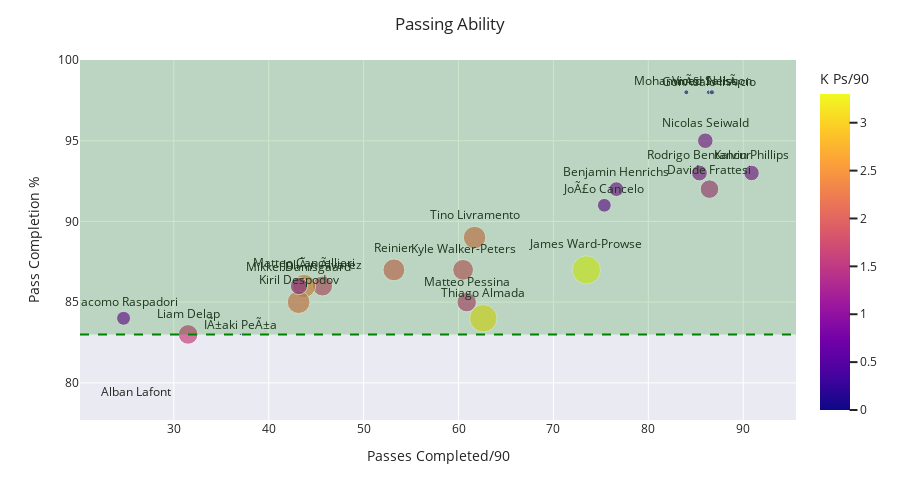

The notebook cell saved with this chart:
### Code cell
#Analysing Passing ability
fig = px.scatter(df, x="Ps C/90", y="Pas %", text="Name", log_x=False, size_max=20, color='K Ps/90',size= 'K Ps/90')
fig.update_traces(textposition='top center')
fig.update_layout(height=500)
fig.update_xaxes(title_text='Passes Completed/90')
fig.update_yaxes(title_text='Pass Completion %')
fig.add_hline(y=83, opacity=1, line_width=2, line_dash='dash', line_color='green')
fig.add_hrect(y0=83, y1=100, line_width=0, fillcolor="green", opacity=0.2)
for template in ["seaborn"]:
    fig.update_layout(template=template, title="Passing Ability")
fig.show()

### Figure 1 — Plotly figure (JSON) as saved in the notebook; plotly's stock layout.template omitted (floating-point values rounded to 4 significant figures)
{"data": [{"hovertemplate": "Ps C/90=%{x}<br>Pas %=%{y}<br>K Ps/90=%{marker.color}<br>Name=%{text}<extra></extra>", "legendgroup": "", "marker": {"color": [1.56, 2.09, 3.11, 0.08, 0.78, 1.66, 1.04, 0.1, 3.3, 1.98, 1.78, 0.9, 0.02, 0, 0.99, 0.11, 1.42, 1, 2.26, 0.8, 2.13, 1.6, 1.22], "coloraxis": "coloraxis", "size": [1.56, 2.09, 3.11, 0.08, 0.78, 1.66, 1.04, 0.1, 3.3, 1.98, 1.78, 0.9, 0.02, 0, 0.99, 0.11, 1.42, 1, 2.26, 0.8, 2.13, 1.6, 1.22], "sizemode": "area", "sizeref": 0.00825, "symbol": "circle"}, "mode": "markers+text", "name": "", "orientation": "v", "showlegend": false, "text": ["Matteo Pessina", "Tino Livramento", "Thiago Almada", "GonÃ§alo InÃ¡cio", "JoÃ£o Cancelo", "JuliÃ¡n Ãlvarez", "Rodrigo Bentancur", "Mohammed Salisu", "James Ward-Prowse", "Reinier", "Kyle Walker-Peters", "Benjamin Henrichs", "IÃ±aki PeÃ±a", "Alban Lafont", "Kalvin Phillips", "Victor Nelsson", "Davide Frattesi", "Nicolas Seiwald", "Matteo Cancellieri", "Giacomo Raspadori", "Kiril Despodov", "Liam Delap", "Mikkel Damsgaard"], "textposition": "top center", "type": "scatter", "x": [60.86, 61.69, 62.61, 86.34, 75.36, 45.67, 85.38, 84, 73.47, 53.19, 60.48, 76.63, 37.03, 26, 90.87, 86.69, 86.44, 86, 43.72, 24.71, 43.15, 31.51, 43.18], "xaxis": "x", "y": [85, 89, 84, 98, 91, 86, 93, 98, 87, 87, 87, 92, 83, 79, 93, 98, 92, 95, 86, 84, 85, 83, 86], "yaxis": "y"}], "layout": {"coloraxis": {"colorbar": {"title": {"text": "K Ps/90"}}, "colorscale": [[0, "#0d0887"], [0.1111, "#46039f"], [0.2222, "#7201a8"], [0.3333, "#9c179e"], [0.4444, "#bd3786"], [0.5556, "#d8576b"], [0.6667, "#ed7953"], [0.7778, "#fb9f3a"], [0.8889, "#fdca26"], [1, "#f0f921"]]}, "height": 500, "legend": {"itemsizing": "constant", "tracegroupgap": 0}, "margin": {"t": 60}, "shapes": [{"line": {"color": "green", "dash": "dash", "width": 2}, "opacity": 1, "type": "line", "x0": 0, "x1": 1, "xref": "x domain", "y0": 83, "y1": 83, "yref": "y"}, {"fillcolor": "green", "line": {"width": 0}, "opacity": 0.2, "type": "rect", "x0": 0, "x1": 1, "xref": "x domain", "y0": 83, "y1": 100, "yref": "y"}], "title": {"text": "Passing Ability"}, "xaxis": {"anchor": "y", "domain": [0, 1], "title": {"text": "Passes Completed/90"}}, "yaxis": {"anchor": "x", "domain": [0, 1], "title": {"text": "Pass Completion %"}}}}
